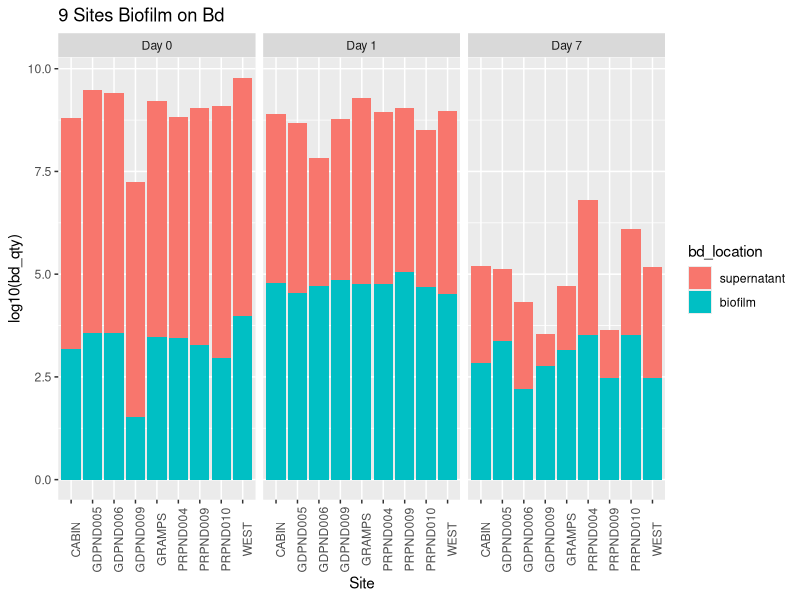
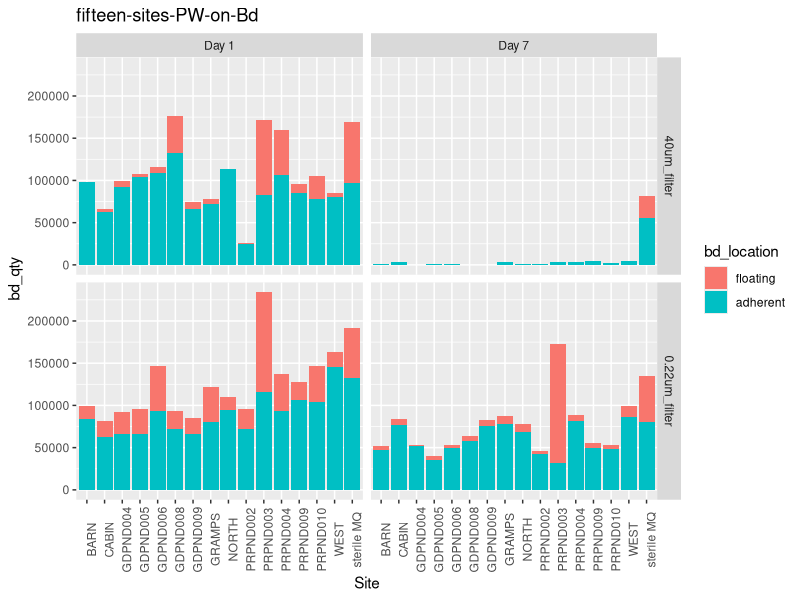
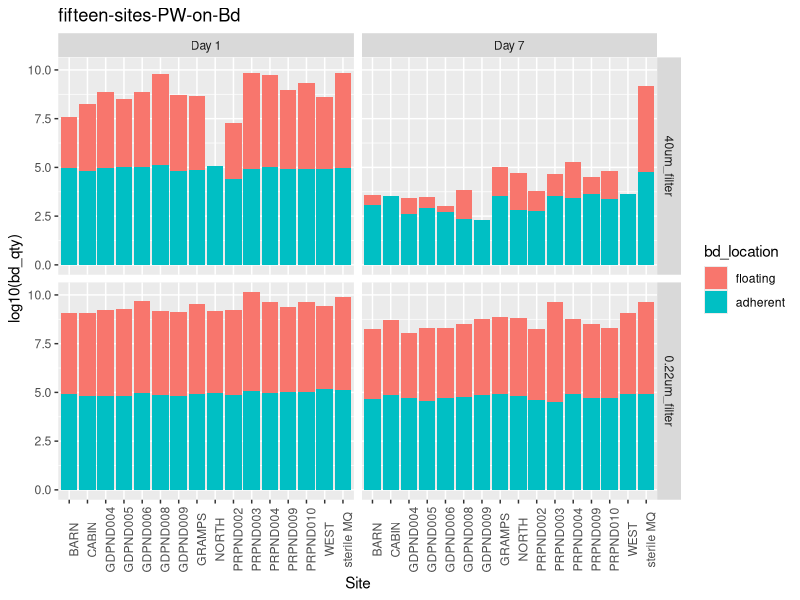

Reproduce these figures in R, in order.
## ---- chunk 1
#| warning: false
#| echo: false

## read in and clean data
library(tidyverse) # for cleaning and viewing data
library(here) # for importing data

ns_biofilm_bd <- read.csv(here("data", "nine-sites-biofilm-on-Bd - Sheet1.csv"))
fs_pw_bd <- read.csv(here("data", "fifteen-sites-PW-on-Bd - Sheet1.csv"))

# data type cleaning
ns_biofilm_bd$site <- as.factor(ns_biofilm_bd$site)
ns_biofilm_bd$bd_location <- factor(ns_biofilm_bd$bd_location, levels = c("supernatant", "biofilm"))
ns_biofilm_bd$day <- factor(ns_biofilm_bd$day, levels = c("0", "1", "7"),
                            labels = c("Day 0", "Day 1", "Day 7"))

# data type cleaning
fs_pw_bd$bd_location <- factor(fs_pw_bd$bd_location, levels = c("floating", "adherent"))
fs_pw_bd$filter <- factor(fs_pw_bd$filter,
                          levels = c("40um_filter", "0.22um_filter"))
fs_pw_bd$day <- factor(fs_pw_bd$day, levels = c("1", "7"),
                            labels = c("Day 1", "Day 7"))
fs_pw_bd$site <- factor(fs_pw_bd$site,
                          levels = c("BARN", "CABIN", "GDPND004", "GDPND005", "GDPND006", "GDPND008", "GDPND009", "GRAMPS", "NORTH", "PRPND002", "PRPND003", "PRPND004", "PRPND009", "PRPND010", "WEST", "sterile MQ"))
## ---- chunk 2
ns_biofilm_bd %>%
ggplot(aes(y= log10(bd_qty), x = site, fill=bd_location)) + 
    geom_col() +
    facet_grid(.~day)+
    theme(axis.text.x = element_text(angle = 90)) + 
    xlab("Site") +
  ggtitle("9 Sites Biofilm on Bd")
## ---- chunk 3
fs_pw_bd %>%
ggplot(aes(y= bd_qty, x = site, fill=bd_location)) + 
    geom_col() +
    facet_grid(filter~day)+
    theme(axis.text.x = element_text(angle = 90)) + 
    xlab("Site") +
  ggtitle("fifteen-sites-PW-on-Bd")
## ---- chunk 4
fs_pw_bd %>%
ggplot(aes(y= log10(bd_qty), x = site, fill=bd_location)) + 
    geom_col() +
    facet_grid(filter~day)+
    theme(axis.text.x = element_text(angle = 90)) +
    xlab("Site") +
  ggtitle("fifteen-sites-PW-on-Bd")
